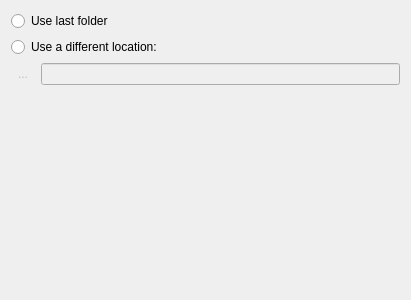
<?xml version="1.0" encoding="UTF-8"?>
<ui version="4.0">
 <class>LocationPage</class>
 <widget class="QWidget" name="LocationPage">
  <property name="geometry">
   <rect>
    <x>0</x>
    <y>0</y>
    <width>400</width>
    <height>300</height>
   </rect>
  </property>
  <property name="windowTitle">
   <string/>
  </property>
  <layout class="QVBoxLayout" name="verticalLayout">
   <item>
    <layout class="QVBoxLayout" name="verticalLayout_7">
     <item>
      <widget class="QRadioButton" name="locationOption1">
       <property name="text">
        <string>Use last folder</string>
       </property>
      </widget>
     </item>
     <item>
      <widget class="QRadioButton" name="locationOption2">
       <property name="text">
        <string>Use a different location:</string>
       </property>
      </widget>
     </item>
     <item>
      <layout class="QHBoxLayout" name="horizontalLayout_10">
       <item>
        <widget class="QToolButton" name="selectFolderButton">
         <property name="enabled">
          <bool>false</bool>
         </property>
         <property name="text">
          <string>...</string>
         </property>
         <property name="autoRaise">
          <bool>true</bool>
         </property>
        </widget>
       </item>
       <item>
        <widget class="QLineEdit" name="defaultPathLineEdit">
         <property name="enabled">
          <bool>false</bool>
         </property>
         <property name="readOnly">
          <bool>true</bool>
         </property>
        </widget>
       </item>
      </layout>
     </item>
    </layout>
   </item>
   <item>
    <spacer name="verticalSpacer_4">
     <property name="orientation">
      <enum>Qt::Vertical</enum>
     </property>
     <property name="sizeHint" stdset="0">
      <size>
       <width>389</width>
       <height>208</height>
      </size>
     </property>
    </spacer>
   </item>
  </layout>
 </widget>
 <resources/>
 <connections/>
</ui>
